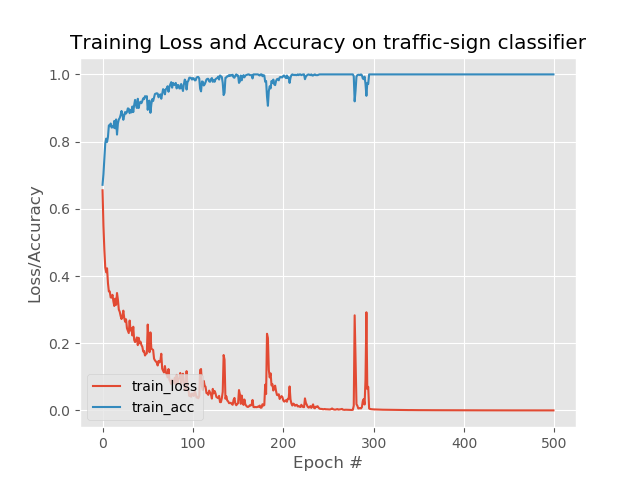

Generate this figure with Python:
#!/usr/bin/python
# -*- coding: utf-8 -*-
from __future__ import print_function, division
import numpy as np
from os import walk
import random
import matplotlib.pyplot as plt
from keras.layers import Conv1D, Dense, MaxPooling1D, Flatten, Input
from keras.layers.normalization import BatchNormalization
from keras.preprocessing.image import img_to_array
from keras.models import Sequential
from keras.utils import to_categorical
from keras.models import load_model
from imutils import paths
import time
import cv2
import os

#Train_path = 'C:/Users/denni/Desktop/實驗/DateSet/兩變數/train_2 (測試用)'
Train_path = 'C:/Users/denni/Desktop/實驗/DateSet/兩變數/train_2 (原始)'
Test_path = 'C:/Users/denni/Desktop/實驗/2019-05-30-3.txt'
Image_Test_path = 'result/'
NUM_CLASS = 2
windows = 64
BATCH_SIZE = 32
EPOCHS = 500
height = 240
weight = 320
depth = 3

def load_data():
	print("[INFO] loading data...")
	label = []
	dataSet = []
	filenames = []
	flag = 0
	for root, dirs, files in walk(Train_path):
		for x in range(len(files)):
			filename = str(root) + "/" + str(files[x])
			filenames.append(filename)
	random.seed(42)
	random.shuffle(filenames)
	for x in range(len(filenames)):
		label.append(filenames[x].split("\\")[1].split("/")[0])
		with open(filenames[x], "r") as fp:
			all_lines = fp.readlines()
			data1, data2, data3, data4, data5, data6 = [], [], [], [], [], []
			for y in range(128):				
				if(len(all_lines) == y):
					flag = 1
					break
				try:
					data1.append(float(all_lines[y].split()[0]))
					data2.append(float(all_lines[y].split()[1]))
					data3.append(float(all_lines[y].split()[2]))
					data4.append(float(all_lines[y].split()[3]))
					data5.append(float(all_lines[y].split()[4]))
					data6.append(float(all_lines[y].split()[5]))
				except ValueError:
					pass
			if(flag == 1):
				less = 128 - len(data1)
				for x in range(less):
					data1.append(sum(data1[len(data1) - 10 : len(data1)])/ 10)
					data2.append(sum(data2[len(data2) - 10 : len(data2)])/ 10)
					data3.append(sum(data3[len(data3) - 10 : len(data3)])/ 10)
					data4.append(sum(data4[len(data4) - 10 : len(data4)])/ 10)
					data5.append(sum(data5[len(data5) - 10 : len(data5)])/ 10)
					data6.append(sum(data6[len(data6) - 10 : len(data6)])/ 10)
				flag = 0
		if(len(data1) != 0):
			A_SMV, G_SMV = [], []
			for x in range(len(data1)):
				A_SMV.append(np.sqrt(np.power(data1[x], 2) + np.power(data2[x], 2) + np.power(data3[x], 2)))
				G_SMV.append(np.sqrt(np.power(data4[x], 2) + np.power(data5[x], 2) + np.power(data6[x], 2)))
			tmp = A_SMV + G_SMV
			dataSet.append(tmp)
	dataSet = np.array(dataSet)
	label = to_categorical(label)
	filenames = np.array(filenames)
	print("DataSet: " + str(dataSet.shape))
	print("Label: " + str(len(label)))	
	print("filenames:" + str(len(filenames)))
	return dataSet, label, filenames

def splid_data(X, Y):
	print("[INFO] splid the dataset...")	
	split_Train = int(X.shape[0] * 0.5)
	#split_Train = int(X.shape[0] * 0.1)
	#split_Valid = int(X.shape[0] * 0.6)	
	#tmpX, tmpX1, tmpX2 = X[:split_Train], X[split_Train:split_Valid], X[split_Valid:]
	#tmpY, tmpY1, tmpY2 = Y[:split_Train], Y[split_Train:split_Valid], Y[split_Valid:]
	trainX, testX = X[:split_Train], X[split_Train:]
	trainY, testY = Y[:split_Train], Y[split_Train:]	
	'''
	tmpX = list(tmpX)
	for x in range(len(tmpX2)):
		tmpX.append(tmpX2[x])
	#trainX = np.array(tmpX)	
	#testX = tmpX1	
	testX = np.array(tmpX)	
	trainX = tmpX1
	
	tmpY = list(tmpY)
	for x in range(len(tmpY2)):
		tmpY.append(tmpY2[x])
	#trainY = np.array(tmpY)	
	#testY = tmpY1		
	testY = np.array(tmpY)	
	trainY = tmpY1	
    '''

	print ("trainX: " + str(trainX.shape) + " testX: " + str(testX.shape))
	print ("trainY: " + str(trainY.shape) + " testY: " + str(testY.shape))
	return X, Y, trainX, trainY, testX, testY
	'''
	split_Train = int(X.shape[0] * 0.5)
	split_Valid = int(X.shape[0] * 0.5)	
	#trainX, validX, testX = X[:split_Train], X[split_Train:split_Train+split_Valid], X[split_Train+split_Valid:]
	#trainY, validY, testY = Y[:split_Train], Y[split_Train:split_Train+split_Valid], Y[split_Train+split_Valid:]	
	trainX, testX = X[:split_Train], X[split_Train:]
	trainY, testY = Y[:split_Train], Y[split_Train:]
	print ("trainX: " + str(trainX.shape) + " testX: " + str(testX.shape))
	#print("trainY: " + str(len(trainY)) + " validY: " + str(len(validY)) + " testY: " + str(len(testY)))
	print ("trainY: " + str(trainY.shape) + " testY: " + str(testY.shape))	
	return X, Y, trainX, trainY, testX, testY
    '''
	
def makeplot(dataSet, label):
	list = np.arange(0, 256, 1)
	for x in range(len(label)):
		if(label[x][0] == 1):
			msg = Image_Test_path + "0_" + str(x) + ".png"
		elif(label[x][1] == 1):
			msg = Image_Test_path + "1_" + str(x) + ".png"
		plt.figure()
		plt.plot(list, dataSet[x], color='red', linewidth = 1.0)
		plt.axis("off")
		plt.savefig(msg)
		plt.close()

def ANN():
	model = Sequential()
	model.add(Dense(20, input_shape = (256,), activation = 'relu'))
	model.add(Dense(15, activation = 'relu'))
	model.add(Dense(10, activation = 'relu'))
	model.add(Dense(2 , activation = 'softmax'))
	
	model.compile(loss = "categorical_crossentropy", optimizer = "Adam", metrics = ["accuracy"])
	model.summary()
	return model
	
def Neural_Network(trainX, trainY, testX, testY):
	model = ANN()
	H = model.fit(trainX, trainY, batch_size = BATCH_SIZE, epochs = EPOCHS, verbose = 1)
	print("[INFO] serializing network")
	model.save("ANN.h5")
	
	plt.style.use("ggplot")
	plt.figure()
	N = EPOCHS
	plt.plot(np.arange(0, N), H.history["loss"], label="train_loss")
	#plt.plot(np.arange(0, N), H.history["val_loss"], label="val_loss")
	plt.plot(np.arange(0, N), H.history["acc"], label="train_acc")
	#plt.plot(np.arange(0, N), H.history["val_acc"], label="val_acc")
	plt.title("Training Loss and Accuracy on traffic-sign classifier")
	plt.xlabel("Epoch #")
	plt.ylabel("Loss/Accuracy")
	plt.legend(loc="lower left")
	plt.savefig("ANN.png")
	
	scores = model.evaluate(testX, testY) 	
	print()  
	print("\t[Info] Accuracy of testing data = {:2.1f}%".format(scores[1]*100.0))  
		
def Predict(Origin_trainX, Origin_trainY, filenames):
	model = load_model("ANN.h5")
	data = []
	label = []
	count0 = 0
	count1 = 0
	count3 = 0
	count4 = 0
	Predict1 = []
	for x in range(len(Origin_trainX)):
		A_SMV, G_SMV = Origin_trainX[x][:128], Origin_trainX[x][128:]
		#print(max(A_SMV), max(G_SMV))
		#if (max(A_SMV) > 8.5 and max(G_SMV) > 8.5):	
		if (max(A_SMV) > 3):
			data.append(Origin_trainX[x])
			label.append(x)
	data = np.array(data)
	print(data.shape)
	predict = model.predict_classes(data)	
	for x in range(len(predict)):
		#print("Label: " + str(Origin_trainY[label[x]]) + " Predict: " + str(predict[x]) + "\n")
		'''
		if(Origin_trainY[label[x]][0] == predict[x]):
			count0+=1
		elif(Origin_trainY[label[x]][1] == predict[x]):
			count1+=1
			Predict1.append(x)
		'''		
		if (predict[x] == 0 and Origin_trainY[label[x]][0] == 1): #日常動作
			count0 = count0 + 1			
			#index.append(x)
		elif(predict[x] == 1 and Origin_trainY[label[x]][1] == 1): #跌倒動作
			count1 = count1 + 1	
			#index.append(x)			
		elif(predict[x] == 0 and Origin_trainY[label[x]][1] == 1): #跌倒動作誤判為日常
			count3 = count3 + 1
			#index.append(x)
			#print(str(x) + ": " + str(filenames[x]))
		elif(predict[x] == 1 and Origin_trainY[label[x]][0] == 1): #日常動作誤判為跌倒
			count4 = count4 + 1
			#index.append(x)	
			print(str(x) + ": " + str(filenames[x]))
		
	print(len(Origin_trainX))
	#print("\n共" + str(len(data)) + "通過閾值, " + "Label 0: " + str(count0) + " Label 1: " + str(count1))
	print(len(predict), count0, count1, count3, count4)
	#print(str(label) + ",      " + str(Predict1))

def makePlot(index, test):
	list = np.arange(0, 256, 1)
	plt.figure()
	plt.plot(list, test, color='red', linewidth=1.0)
	plt.axis('off')		
	msg = "result/" + str(index) + ".png"
	plt.savefig(msg)
	plt.close()

def Predict_ADLs():
	model = load_model("ANN.h5")
	print("[INFO] loading data...")
	TestSet = []
	WriteSet = []
	Index = []
	MAX_Index = []
	A_SMV_MAX = []
	G_SMV_MAX = []
	count = 0
	count_layer1 = 0
	count_layer2_0 = 0
	count_layer2_1 = 0
	with open(Test_path, "r") as fp:
		index = 0
		all_lines = fp.readlines()
		A_SMV, G_SMV = [], []
		data1, data2, data3, data4, data5, data6 = [], [], [], [], [], []
		for x in range(len(all_lines)):	
			#if (x % 6 == 0):
				A_SMV.append(float(all_lines[x].split(",")[3])) #Asmv		
				G_SMV.append(float(all_lines[x].split(",")[7])) #Gsmv	
				data1.append(float(all_lines[x].split(",")[0]))
				data2.append(float(all_lines[x].split(",")[1]))
				data3.append(float(all_lines[x].split(",")[2]))
				data4.append(float(all_lines[x].split(",")[4]))
				data5.append(float(all_lines[x].split(",")[5]))
				data6.append(float(all_lines[x].split(",")[6]))
		for x in range(len(all_lines)):			
			#if (index + 128 > len(all_lines) / 6):		
			if (index + 128 > len(all_lines)):			
				break
			tmp = A_SMV[index : index + 128] + G_SMV[index : index + 128]
			WriteTmp = np.array([data1, data2, data3, data4, data5, data6]).T
			A_SMV_MAX.append(max(tmp[:128]))
			G_SMV_MAX.append(max(tmp[128:]))
			TestSet.append(tmp)
			WriteSet.append(WriteTmp)
			#print(max(A_SMV_MAX), max(G_SMV_MAX))
			count+=1
			index = index + windows
	TestSet = np.array(TestSet)
	print(len(TestSet))
	A_SMV_MAX = np.array(A_SMV_MAX)
	G_SMV_MAX = np.array(G_SMV_MAX)
	for x in range(len(TestSet)):		
		if(A_SMV_MAX[x] > 30 and G_SMV_MAX[x] > 30):
			count_layer1+=1
			MAX_Index.append(x)
	tStart = time.time()
	predict = model.predict_classes(TestSet)
	tEnd = time.time()
	print ("It cost %f sec" % (tEnd - tStart))
	for x in range(len(predict)):
		if(predict[x] == 0):
			count_layer2_0+=1
		elif(predict[x] == 1):
			count_layer2_1+=1
			makePlot(x, TestSet[x])		
			Index.append(x)
	print("Index: " + str(Index) + ", MAX_Index: " + str(MAX_Index))
	print(" ")
	#print(Index, MAX_Index)
	print("Count: " + str(count) + ", count_layer1: " + str(count_layer1) + ", count_layer2_0: " + str(count_layer2_0) + ", count_layer2_1: " + str(count_layer2_1))
	#print(count, count_layer1, count_layer2_0, count_layer2_1)	
	writeFile(Index, WriteSet)
	
def writeFile(index, data):
	print("[INFO] Writing file...")
	for x in index:
		filename = "result/" + str(x) + ".txt"		
		fp = open(filename, "w")
		for y in range(len(data[x])):			
			msg = str(data[x][y][0]) + " " + str(data[x][y][1]) + " " + str(data[x][y][2]) + " " + str(data[x][y][3]) + " " + str(data[x][y][4]) + " " + str(data[x][y][5])
			fp.write(msg + "\n")
		fp.close()
		
	
def main():
	Origin_trainX, Origin_trainY, filenames = load_data()	
	#makeplot(Origin_trainX, Origin_trainY)
	#Origin_trainX, Origin_trainY, trainX, trainY, testX, testY = splid_data(Origin_trainX, Origin_trainY)
	#Neural_Network(trainX, trainY, testX, testY)
	Predict(Origin_trainX, Origin_trainY, filenames)
	#Predict_ADLs()
	
	

if __name__ == '__main__':
	main()				